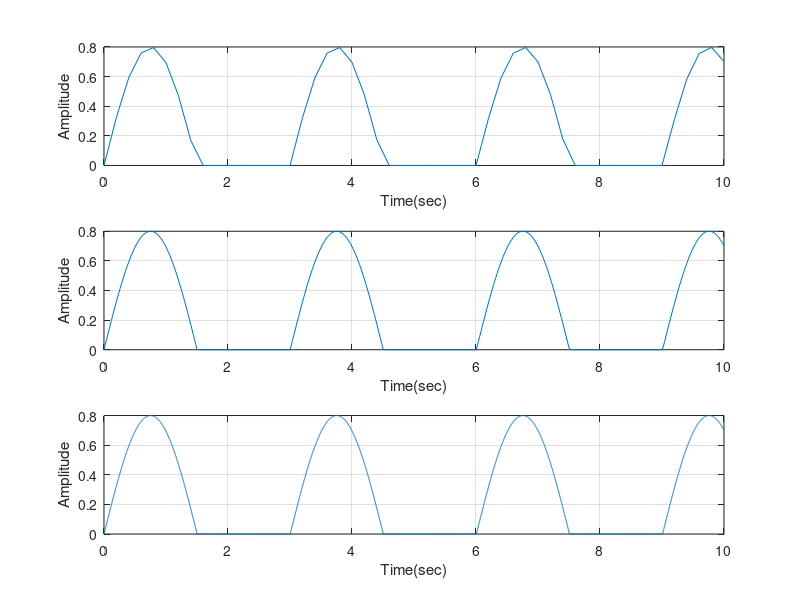

Write MATLAB code to recreate this figure.
function Problema4()

t1=0:0.2:10;
s1=0.8*sin(2*pi*0.333*t1);
for i=1:1:length(s1);      
    if s1(i)<0;
        s1(i)=0;
    end
end
subplot(3,1,1)
plot(t1,s1),grid
xlabel('Time(sec)')
ylabel('Amplitude')



t2=0:0.02:10;
s2=0.8*sin(2*pi*0.333*t2);
for i=1:1:length(s2);
    if s2(i)<0;
        s2(i)=0;
    end
end
subplot(3,1,2)
plot(t2,s2),grid
xlabel('Time(sec)')
ylabel('Amplitude')


t3=0:0.002:10;
s3=0.8*sin(2*pi*0.333*t3);
for i=1:1:length(s3);
    if s3(i)<0;
        s3(i)=0;
    end
end
subplot(3,1,3)
plot(t3,s3),grid
xlabel('Time(sec)')
ylabel('Amplitude')